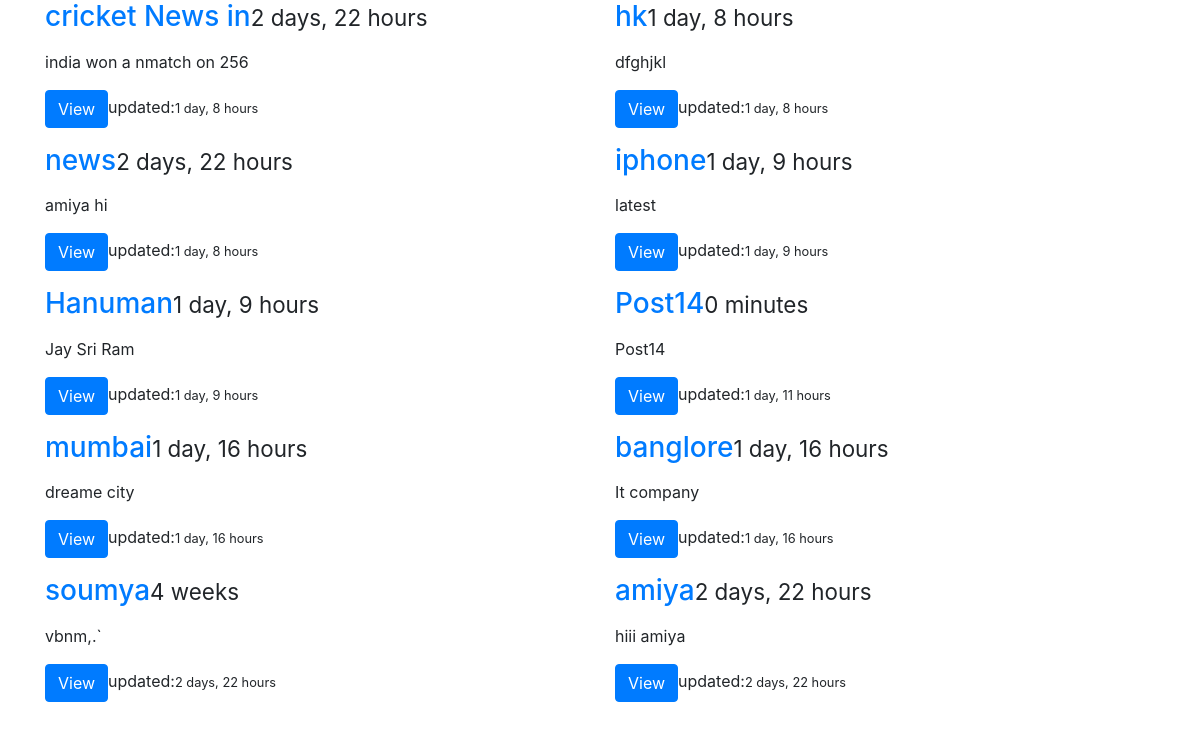
The app's page /posts/, older data.
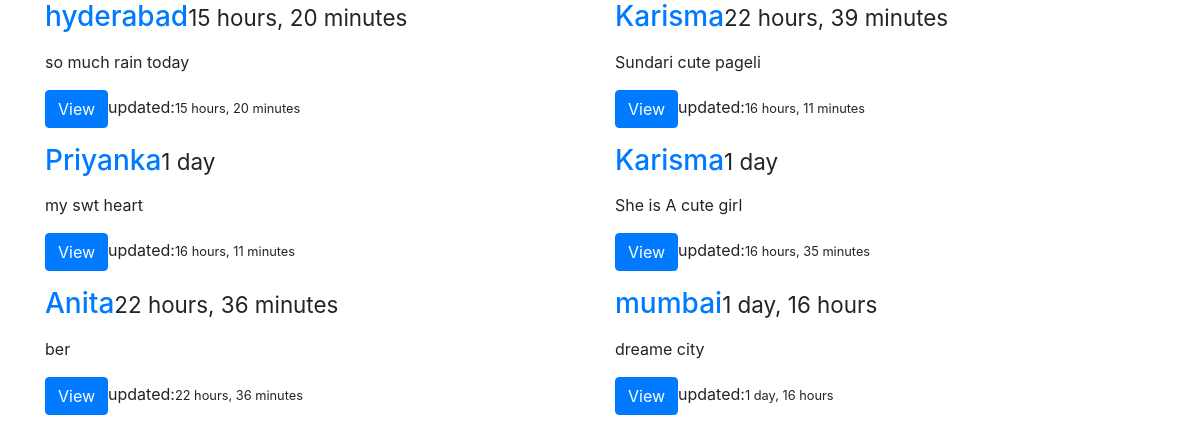
The same page, newer data.
### PostApp/models.py (models this page shows, shortened)
class Post(models.Model):
	title=models.CharField(max_length=100)
	content=models.TextField()
	updated=models.DateTimeField(auto_now=True,auto_now_add=False)
	timestamp=models.DateTimeField(auto_now=False,auto_now_add=True)
	def get_absolute_url(self):
		return reverse('post:detail',kwargs={'id':self.id})

### PostApp/views.py (the view)
def post_list(request):
    queryset=Post.objects.all().order_by("-updated")
    context_data = {
        "object_list":queryset,
        "name": "List"
    }
    return  render(request,'index.html',context_data)   #HttpResponse("<h1>Delete</h1>")

### templates/index.html (shortened to what this page needs)
{% extends 'base.html' %}
{% block content %}
    <div class="row">
        {% for data in object_list %}
            <div class="col-sm-4 col-md-6">
                <div class="thumbnail">
                    <div class="caption">
                        <h3><a href='{{data.get_absolute_url}}'>{{data.title}}</a><small>{{ data.timestamp |timesince }}</small></h3>
                         <p> {{ data.content|linebreaks|truncatechars:120}}</p>
                        <p><a href="{{ data.id }} " class="btn btn-primary" role="button">View</a>updated:<small>{{ data.updated|timesince }}</small></p>
                    </div>
                </div>
            </div>
        {% endfor %}
    </div>
{% endblock content %}

### templates/base.html (shortened to what this page needs)
{% load  staticfiles %}
<!DOCTYPE html>
<html lang="en">
<head>
    <link rel="stylesheet" href="https://stackpath.bootstrapcdn.com/bootstrap/4.1.3/css/bootstrap.min.css">
    <link rel="stylesheet" href="{% static 'css/base.css' %}">
</head>
<body>
    <div class="container">
        {% block content %}
        {% endblock content %}
    </div>
</body>
</html>

Row changes from the older to the newer data that the page shows:
removed Post: title "cricket News in", timestamp "2 days, 22 hours", content "india won a nmatch on 256", updated "1 day, 8 hours"
removed Post: title "hk", timestamp "1 day, 8 hours", content "dfghjkl", updated "1 day, 8 hours"
removed Post: title "news", timestamp "2 days, 22 hours", content "amiya hi", updated "1 day, 8 hours"
removed Post: title "iphone", timestamp "1 day, 9 hours", content "latest", updated "1 day, 9 hours"
removed Post: title "Hanuman", timestamp "1 day, 9 hours", content "Jay Sri Ram", updated "1 day, 9 hours"
removed Post: title "Post14", timestamp "0 minutes", content "Post14", updated "1 day, 11 hours"
removed Post: title "banglore", timestamp "1 day, 16 hours", content "It company", updated "1 day, 16 hours"
removed Post: title "soumya", timestamp "4 weeks", content "vbnm,.`", updated "2 days, 22 hours"
removed Post: title "amiya", timestamp "2 days, 22 hours", content "hiii amiya", updated "2 days, 22 hours"
added Post: title "hyderabad", timestamp "15 hours, 20 minutes", content "so much rain today", updated "15 hours, 20 minutes"
added Post: title "Karisma", timestamp "22 hours, 39 minutes", content "Sundari cute pageli", updated "16 hours, 11 minutes"
added Post: title "Priyanka", timestamp "1 day", content "my swt heart", updated "16 hours, 11 minutes"
added Post: title "Karisma", timestamp "1 day", content "She is A cute girl", updated "16 hours, 35 minutes"
added Post: title "Anita", timestamp "22 hours, 36 minutes", content "ber", updated "22 hours, 36 minutes"
